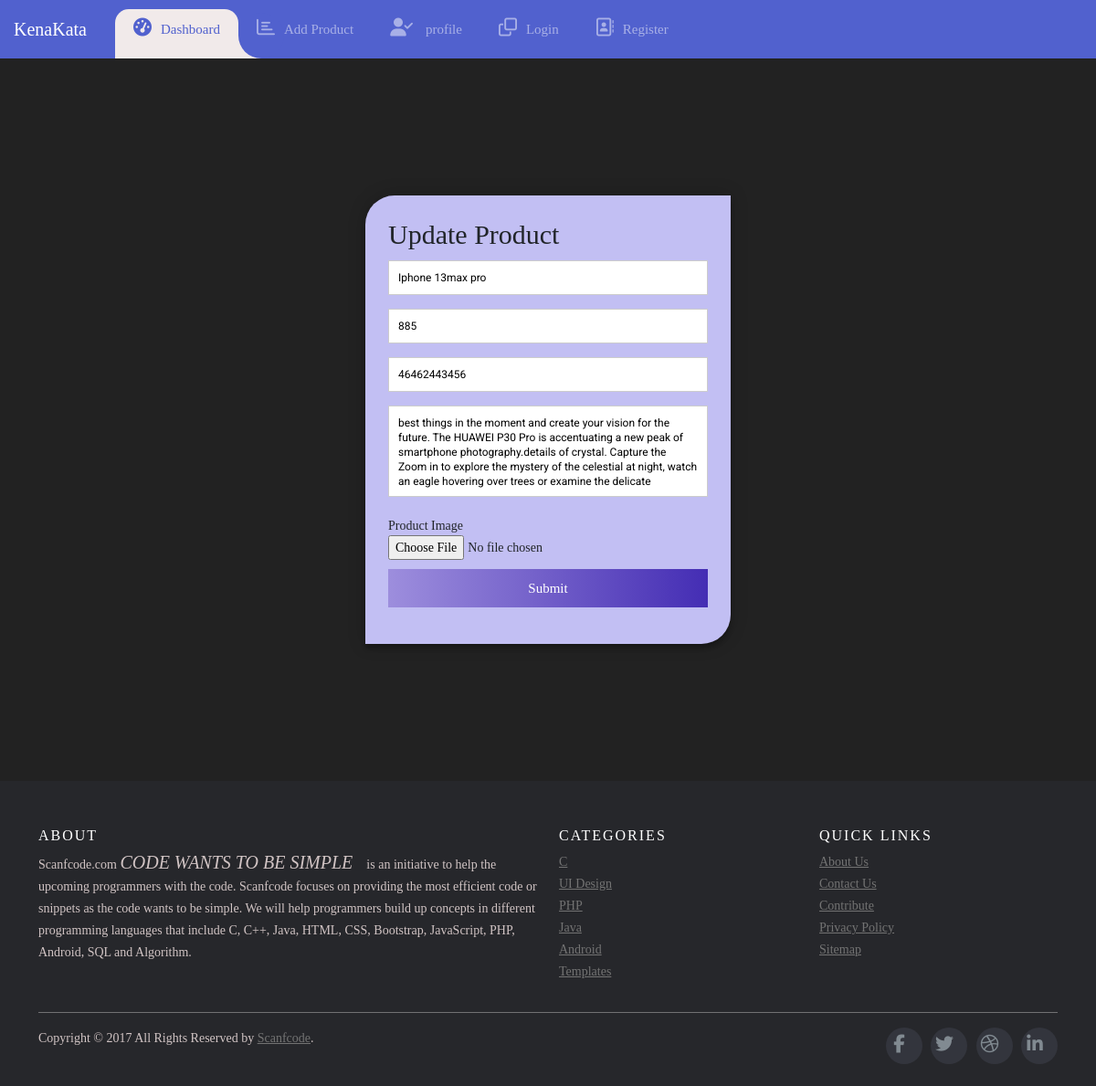
The app's page /update/product/6 with its own data.
### kenakata/models.py (models this page shows, shortened)
class Product(db.Model):
    id = db.Column(db.Integer(), primary_key=True, unique=True)
    name = db.Column(db.String(length=200), nullable=True)
    price = db.Column(db.String(length=10), nullable=True)
    image = db.Column(db.String(length=40), nullable=True,default='default.jpg')
    barcode = db.Column(db.String(length=12), nullable=True)
    description = db.Column(db.String(length=1000),nullable=True)
    owner = db.Column(db.Integer(), db.ForeignKey('user.id'))

### kenakata/routes.py (the view)
@app.route('/update/product/<int:product_id>', methods=['GET', 'POST'])
def update_product(product_id):
    product = Product.query.filter_by(id=product_id).first()
    form = ProductUpdateForm()
    if form.validate_on_submit():
        if form.image.data:
            image_file = save_product_picture(form.image.data)
            product.image = image_file
        product.name = form.name.data
        product.price = form.price.data
        product.barcode = form.barcode.data
        product.description = form.description.data
        db.session.commit()
        flash('Product updated successfully', 'success')
        return redirect(url_for('product_detail',product_id=product.id))
    elif request.method == 'GET':
        form.name.data = product.name
        form.price.data = product.price
        form.barcode.data = product.barcode
        form.image.data = product.image
        form.description.data = product.description
    return render_template("update-product.html", form=form, title='Update Product')

### kenakata/forms.py
class ProductUpdateForm(FlaskForm):
    name = StringField(label='Product Name', validators=[Length(max=300), DataRequired()])
    price = IntegerField(label='Product Price', validators=[DataRequired()])
    barcode = StringField(label='Barcode', validators=[Length(max=15),DataRequired()])
    image = FileField('Product Image',validators=[FileAllowed(['jpg','png','jpeg'])])
    description = TextAreaField(label='Product Details', validators=[DataRequired()])
    submit = SubmitField(label='Submit')

### kenakata/templates/update-product.html (shortened to what this page needs)
{% extends "base.html" %}
{% block content %}
    <div class="product-form-container">
        <form id="contact" action="" method="POST" enctype="multipart/form-data" style="border-top-left-radius: 2rem;
        border-bottom-right-radius: 2rem; background:rgb(194, 191, 243)">
            <h3>Update Product</h3>
            <fieldset>
                {{ form.name(placeholder='Product Name') }}
            </fieldset>
            <fieldset>
                {{ form.price(placeholder='Product Price') }}
            </fieldset>
            <fieldset>
                {{ form.barcode(placeholder='Barcode') }}
            </fieldset>
            <fieldset>
                {{ form.description(placeholder='Product Description') }}
            </fieldset>
            <fieldset>
                {{ form.image.label() }}
                <br>
                {{ form.image() }}
            </fieldset>
            <fieldset>
                {{ form.submit(class='submit-button') }}
            </fieldset>
        </form>
    </div>
{% endblock %}

### kenakata/static/css/style.css (style rules this page uses)
body { font-family: "Roboto", sans-serif; }
* { margin: 0; padding: 0; }
body { background: #f1eaea; }
html { box-sizing: border-box; color: #444; font: 1rem/1.5 Lato; }
*, *:after, *:before { box-sizing: inherit; }
* { box-sizing: border-box; font-family: Montserrat; font-size: 14px; }
body { margin: 0; padding: 0; background-color: #222; }
.product-form-container { max-width: 400px; width: 100%; margin: 0 auto; position: relative; }
#contact input[type="text"], #contact input[type="number"], #contact input[type="email"], #contact input[type="tel"], #contact input[type="url"], #contact textarea, #contact button[type="submit"] { font: 400 12px/16px "Roboto", Helvetica, Arial, sans-serif; }
#contact { background: #F9F9F9; padding: 25px; margin: 150px 0; box-shadow: 0 0 20px 0 rgba(0, 0, 0, 0.2), 0 5px 5px 0 rgba(0, 0, 0, 0.24); }
#contact h3 { display: block; font-size: 30px; font-weight: 300; margin-bottom: 10px; }
fieldset { border: medium none !important; margin: 0 0 10px; min-width: 100%; padding: 0; width: 100%; }
#contact input[type="text"], #contact input[type="email"], #contact input[type="number"], #contact input[type="tel"], #contact input[type="url"], #contact textarea { width: 100%; border: 1px solid #ccc; background: #FFF; margin: 0 0 5px; padding: 10px; }
#contact textarea { height: 100px; max-width: 100%; resize: none; }
.submit-button { cursor: pointer; width: 100%; border: none; background: linear-gradient(to right,#9d8edd,#442db4); color: #FFF; margin: 0 0 5px; padding: 10px; font-size: 15px; transition: all 0.3s; }

### records on screen
Product: name "Iphone 13max pro", price "885", barcode "46462443456", description "best things in the moment and create your vision for the future. The HUAWEI P30 Pro is accentuating a new peak of smartphone photography.details of crystal. Capture the Zoom in to explore the mystery of the celestial at night, watch an eagle hovering over trees or examine the delicate"
